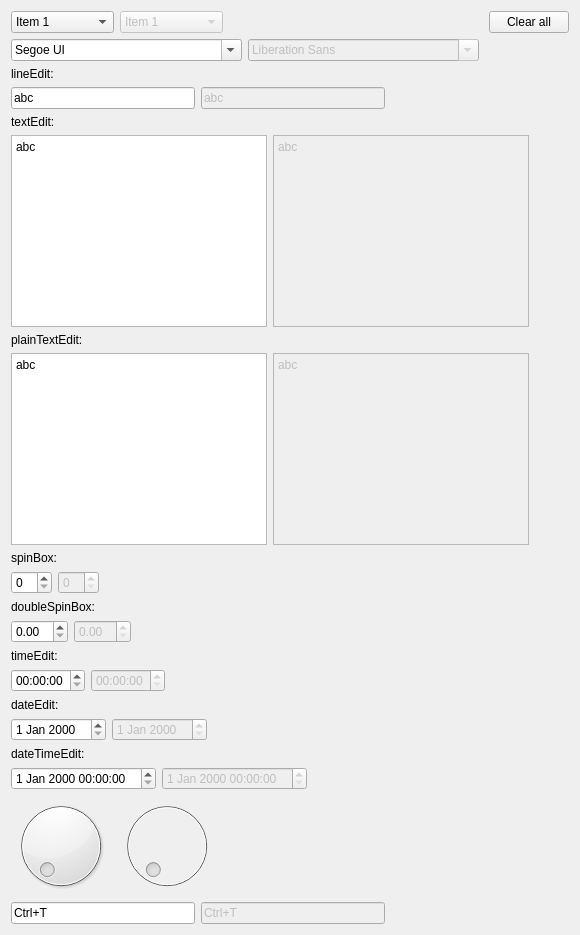
        <widget class="QWidget" name="tab_8">
         <attribute name="title">
          <string notr="true">Input Widgets</string>
         </attribute>
         <layout class="QVBoxLayout" name="verticalLayout">
          <item>
           <layout class="QHBoxLayout" name="horizontalLayout_15">
            <item>
             <widget class="QComboBox" name="comboBox">
              <item>
               <property name="text">
                <string notr="true">Item 1</string>
               </property>
              </item>
              <item>
               <property name="text">
                <string notr="true">Item 2</string>
               </property>
              </item>
              <item>
               <property name="text">
                <string notr="true">Item 3</string>
               </property>
              </item>
              <item>
               <property name="text">
                <string notr="true">Item 4</string>
               </property>
              </item>
              <item>
               <property name="text">
                <string notr="true">Item Disabled</string>
               </property>
              </item>
             </widget>
            </item>
            <item>
             <widget class="QComboBox" name="comboBox_2">
              <property name="enabled">
               <bool>false</bool>
              </property>
              <item>
               <property name="text">
                <string notr="true">Item 1</string>
               </property>
              </item>
              <item>
               <property name="text">
                <string notr="true">Item 2</string>
               </property>
              </item>
              <item>
               <property name="text">
                <string notr="true">Item 3</string>
               </property>
              </item>
              <item>
               <property name="text">
                <string notr="true">Item 4</string>
               </property>
              </item>
              <item>
               <property name="text">
                <string notr="true">Item Disabled</string>
               </property>
              </item>
             </widget>
            </item>
            <item>
             <spacer name="horizontalSpacer_19">
              <property name="orientation">
               <enum>Qt::Horizontal</enum>
              </property>
              <property name="sizeHint" stdset="0">
               <size>
                <width>40</width>
                <height>20</height>
               </size>
              </property>
             </spacer>
            </item>
            <item>
             <widget class="QPushButton" name="pushButton_3">
              <property name="text">
               <string notr="true">Clear all</string>
              </property>
             </widget>
            </item>
           </layout>
          </item>
          <item>
           <layout class="QHBoxLayout" name="horizontalLayout_14">
            <item>
             <widget class="QFontComboBox" name="fontComboBox">
              <property name="currentText">
               <string notr="true">Segoe UI</string>
              </property>
             </widget>
            </item>
            <item>
             <widget class="QFontComboBox" name="fontComboBox_2">
              <property name="enabled">
               <bool>false</bool>
              </property>
             </widget>
            </item>
            <item>
             <spacer name="horizontalSpacer_20">
              <property name="orientation">
               <enum>Qt::Horizontal</enum>
              </property>
              <property name="sizeHint" stdset="0">
               <size>
                <width>40</width>
                <height>20</height>
               </size>
              </property>
             </spacer>
            </item>
           </layout>
          </item>
          <item>
           <widget class="QLabel" name="label_10">
            <property name="text">
             <string notr="true">lineEdit:</string>
            </property>
           </widget>
          </item>
          <item>
           <layout class="QHBoxLayout" name="horizontalLayout_13">
            <item>
             <widget class="QLineEdit" name="lineEdit">
              <property name="text">
               <string notr="true">abc</string>
              </property>
              <property name="placeholderText">
               <string notr="true">lineEdit</string>
              </property>
             </widget>
            </item>
            <item>
             <widget class="QLineEdit" name="lineEdit_2">
              <property name="enabled">
               <bool>false</bool>
              </property>
              <property name="text">
               <string notr="true">abc</string>
              </property>
              <property name="placeholderText">
               <string notr="true">Disabled lineEdit</string>
              </property>
             </widget>
            </item>
            <item>
             <spacer name="horizontalSpacer_21">
              <property name="orientation">
               <enum>Qt::Horizontal</enum>
              </property>
              <property name="sizeHint" stdset="0">
               <size>
                <width>40</width>
                <height>20</height>
               </size>
              </property>
             </spacer>
            </item>
           </layout>
          </item>
          <item>
           <widget class="QLabel" name="label_11">
            <property name="text">
             <string notr="true">textEdit:</string>
            </property>
           </widget>
          </item>
          <item>
           <layout class="QHBoxLayout" name="horizontalLayout_12">
            <item>
             <widget class="QTextEdit" name="textEdit">
              <property name="html">
               <string notr="true">&lt;!DOCTYPE HTML PUBLIC &quot;-//W3C//DTD HTML 4.0//EN&quot; &quot;http://www.w3.org/TR/REC-html40/strict.dtd&quot;&gt;
&lt;html&gt;&lt;head&gt;&lt;meta name=&quot;qrichtext&quot; content=&quot;1&quot; /&gt;&lt;meta charset=&quot;utf-8&quot; /&gt;&lt;style type=&quot;text/css&quot;&gt;
p, li { white-space: pre-wrap; }
&lt;/style&gt;&lt;/head&gt;&lt;body style=&quot; font-family:'Segoe UI'; font-size:9pt; font-weight:400; font-style:normal;&quot;&gt;
&lt;p style=&quot; margin-top:0px; margin-bottom:0px; margin-left:0px; margin-right:0px; -qt-block-indent:0; text-indent:0px;&quot;&gt;abc&lt;/p&gt;&lt;/body&gt;&lt;/html&gt;</string>
              </property>
              <property name="placeholderText">
               <string notr="true">textEdit</string>
              </property>
             </widget>
            </item>
            <item>
             <widget class="QTextEdit" name="textEdit_2">
              <property name="enabled">
               <bool>false</bool>
              </property>
              <property name="html">
               <string notr="true">&lt;!DOCTYPE HTML PUBLIC &quot;-//W3C//DTD HTML 4.0//EN&quot; &quot;http://www.w3.org/TR/REC-html40/strict.dtd&quot;&gt;
&lt;html&gt;&lt;head&gt;&lt;meta name=&quot;qrichtext&quot; content=&quot;1&quot; /&gt;&lt;meta charset=&quot;utf-8&quot; /&gt;&lt;style type=&quot;text/css&quot;&gt;
p, li { white-space: pre-wrap; }
&lt;/style&gt;&lt;/head&gt;&lt;body style=&quot; font-family:'Segoe UI'; font-size:9pt; font-weight:400; font-style:normal;&quot;&gt;
&lt;p style=&quot; margin-top:0px; margin-bottom:0px; margin-left:0px; margin-right:0px; -qt-block-indent:0; text-indent:0px;&quot;&gt;abc&lt;/p&gt;&lt;/body&gt;&lt;/html&gt;</string>
              </property>
              <property name="placeholderText">
               <string notr="true">Disabled textEdit</string>
              </property>
             </widget>
            </item>
            <item>
             <spacer name="horizontalSpacer_22">
              <property name="orientation">
               <enum>Qt::Horizontal</enum>
              </property>
              <property name="sizeHint" stdset="0">
               <size>
                <width>40</width>
                <height>20</height>
               </size>
              </property>
             </spacer>
            </item>
           </layout>
          </item>
          <item>
           <widget class="QLabel" name="label_12">
            <property name="text">
             <string notr="true">plainTextEdit:</string>
            </property>
           </widget>
          </item>
          <item>
           <layout class="QHBoxLayout" name="horizontalLayout_11">
            <item>
             <widget class="QPlainTextEdit" name="plainTextEdit">
              <property name="plainText">
               <string notr="true">abc</string>
              </property>
              <property name="placeholderText">
               <string notr="true">plainTextEdit</string>
              </property>
             </widget>
            </item>
            <item>
             <widget class="QPlainTextEdit" name="plainTextEdit_2">
              <property name="enabled">
               <bool>false</bool>
              </property>
              <property name="plainText">
               <string notr="true">abc</string>
              </property>
              <property name="placeholderText">
               <string notr="true">Disabled plainTextEdit</string>
              </property>
             </widget>
            </item>
            <item>
             <spacer name="horizontalSpacer_23">
              <property name="orientation">
               <enum>Qt::Horizontal</enum>
              </property>
              <property name="sizeHint" stdset="0">
               <size>
                <width>40</width>
                <height>20</height>
               </size>
              </property>
             </spacer>
            </item>
           </layout>
          </item>
          <item>
           <widget class="QLabel" name="label_3">
            <property name="text">
             <string notr="true">spinBox:</string>
            </property>
           </widget>
          </item>
          <item>
           <layout class="QHBoxLayout" name="horizontalLayout_6">
            <item>
             <widget class="QSpinBox" name="spinBox"/>
            </item>
            <item>
             <widget class="QSpinBox" name="spinBox_2">
              <property name="enabled">
               <bool>false</bool>
              </property>
             </widget>
            </item>
            <item>
             <spacer name="horizontalSpacer_6">
              <property name="orientation">
               <enum>Qt::Horizontal</enum>
              </property>
              <property name="sizeHint" stdset="0">
               <size>
                <width>40</width>
                <height>20</height>
               </size>
              </property>
             </spacer>
            </item>
           </layout>
          </item>
          <item>
           <widget class="QLabel" name="label_4">
            <property name="text">
             <string notr="true">doubleSpinBox:</string>
            </property>
           </widget>
          </item>
          <item>
           <layout class="QHBoxLayout" name="horizontalLayout_7">
            <item>
             <widget class="QDoubleSpinBox" name="doubleSpinBox"/>
            </item>
            <item>
             <widget class="QDoubleSpinBox" name="doubleSpinBox_2">
              <property name="enabled">
               <bool>false</bool>
              </property>
             </widget>
            </item>
            <item>
             <spacer name="horizontalSpacer_7">
              <property name="orientation">
               <enum>Qt::Horizontal</enum>
              </property>
              <property name="sizeHint" stdset="0">
               <size>
                <width>40</width>
                <height>20</height>
               </size>
              </property>
             </spacer>
            </item>
           </layout>
          </item>
          <item>
           <widget class="QLabel" name="label_5">
            <property name="text">
             <string notr="true">timeEdit:</string>
            </property>
           </widget>
          </item>
          <item>
           <layout class="QHBoxLayout" name="horizontalLayout_8">
            <item>
             <widget class="QTimeEdit" name="timeEdit"/>
            </item>
            <item>
             <widget class="QTimeEdit" name="timeEdit_2">
              <property name="enabled">
               <bool>false</bool>
              </property>
             </widget>
            </item>
            <item>
             <spacer name="horizontalSpacer_8">
              <property name="orientation">
               <enum>Qt::Horizontal</enum>
              </property>
              <property name="sizeHint" stdset="0">
               <size>
                <width>40</width>
                <height>20</height>
               </size>
              </property>
             </spacer>
            </item>
           </layout>
          </item>
          <item>
           <widget class="QLabel" name="label_6">
            <property name="text">
             <string notr="true">dateEdit:</string>
            </property>
           </widget>
          </item>
          <item>
           <layout class="QHBoxLayout" name="horizontalLayout_9">
            <item>
             <widget class="QDateEdit" name="dateEdit"/>
            </item>
            <item>
             <widget class="QDateEdit" name="dateEdit_2">
              <property name="enabled">
               <bool>false</bool>
              </property>
             </widget>
            </item>
            <item>
             <spacer name="horizontalSpacer_9">
              <property name="orientation">
               <enum>Qt::Horizontal</enum>
              </property>
              <property name="sizeHint" stdset="0">
               <size>
                <width>40</width>
                <height>20</height>
               </size>
              </property>
             </spacer>
            </item>
           </layout>
          </item>
          <item>
           <widget class="QLabel" name="label_7">
            <property name="text">
             <string notr="true">dateTimeEdit:</string>
            </property>
           </widget>
          </item>
          <item>
           <layout class="QHBoxLayout" name="horizontalLayout_10">
            <item>
             <widget class="QDateTimeEdit" name="dateTimeEdit"/>
            </item>
            <item>
             <widget class="QDateTimeEdit" name="dateTimeEdit_2">
              <property name="enabled">
               <bool>false</bool>
              </property>
             </widget>
            </item>
            <item>
             <spacer name="horizontalSpacer_10">
              <property name="orientation">
               <enum>Qt::Horizontal</enum>
              </property>
              <property name="sizeHint" stdset="0">
               <size>
                <width>40</width>
                <height>20</height>
               </size>
              </property>
             </spacer>
            </item>
           </layout>
          </item>
          <item>
           <layout class="QHBoxLayout" name="horizontalLayout_17">
            <item>
             <widget class="QDial" name="dial"/>
            </item>
            <item>
             <widget class="QDial" name="dial_2">
              <property name="enabled">
               <bool>false</bool>
              </property>
             </widget>
            </item>
            <item>
             <spacer name="horizontalSpacer_24">
              <property name="orientation">
               <enum>Qt::Horizontal</enum>
              </property>
              <property name="sizeHint" stdset="0">
               <size>
                <width>40</width>
                <height>20</height>
               </size>
              </property>
             </spacer>
            </item>
           </layout>
          </item>
          <item>
           <layout class="QHBoxLayout" name="horizontalLayout_18">
            <item>
             <widget class="QKeySequenceEdit" name="keySequenceEdit">
              <property name="keySequence">
               <string notr="true">Ctrl+T</string>
              </property>
             </widget>
            </item>
            <item>
             <widget class="QKeySequenceEdit" name="keySequenceEdit_2">
              <property name="enabled">
               <bool>false</bool>
              </property>
              <property name="keySequence">
               <string notr="true">Ctrl+T</string>
              </property>
             </widget>
            </item>
            <item>
             <spacer name="horizontalSpacer_25">
              <property name="orientation">
               <enum>Qt::Horizontal</enum>
              </property>
              <property name="sizeHint" stdset="0">
               <size>
                <width>40</width>
                <height>20</height>
               </size>
              </property>
             </spacer>
            </item>
           </layout>
          </item>
         </layout>
        </widget>
